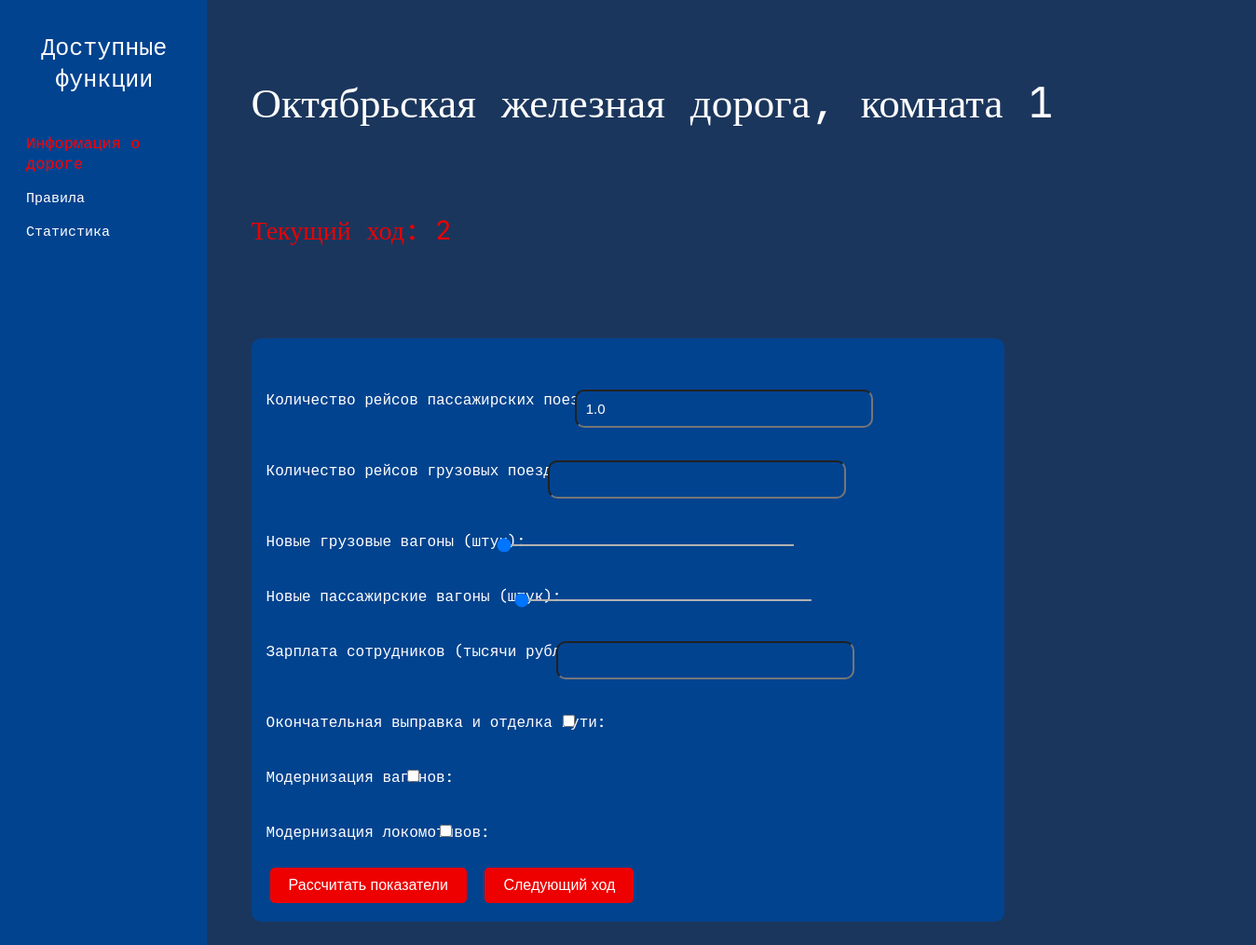
/manage_railway/392/, run on the app's committed database.
### web_site/models.py (models this page shows, shortened)
class Railways(models.Model):
    name = models.CharField(max_length=100, default='Unnamed Railway')  # Название железной дороги
    room = models.ForeignKey(Room, on_delete=models.SET_NULL, null=True)  # Связь с комнатой
    is_occupied = models.BooleanField(default=False)  # Флаг занятости
    current_move = models.PositiveIntegerField(default=1)
    move_1 = models.IntegerField(default=-1)
    move_2 = models.IntegerField(default=-1)
    move_3 = models.IntegerField(default=-1)
    move_4 = models.IntegerField(default=-1)
    move_5 = models.IntegerField(default=-1)
    move_6 = models.IntegerField(default=-1)
    move_7 = models.IntegerField(default=-1)
    move_8 = models.IntegerField(default=-1)
    move_9 = models.IntegerField(default=-1)
    move_10 = models.IntegerField(default=-1)
    move_11 = models.IntegerField(default=-1)
    move_12 = models.IntegerField(default=-1)
    move_13 = models.IntegerField(default=-1)
    move_14 = models.IntegerField(default=-1)
    move_15 = models.IntegerField(default=-1)
    move_16 = models.IntegerField(default=-1)
    move_17 = models.IntegerField(default=-1)
    move_18 = models.IntegerField(default=-1)
    move_19 = models.IntegerField(default=-1)
    move_20 = models.IntegerField(default=-1)
    move_21 = models.IntegerField(default=-1)
    move_22 = models.IntegerField(default=-1)
    move_23 = models.IntegerField(default=-1)
    move_24 = models.IntegerField(default=-1)
    move_25 = models.IntegerField(default=-1)
    move_26 = models.IntegerField(default=-1)
    move_27 = models.IntegerField(default=-1)
    move_28 = models.IntegerField(default=-1)
    move_29 = models.IntegerField(default=-1)
    move_30 = models.IntegerField(default=-1)
    move_31 = models.IntegerField(default=-1)
    move_32 = models.IntegerField(default=-1)
    move_33 = models.IntegerField(default=-1)
    move_34 = models.IntegerField(default=-1)
    move_35 = models.IntegerField(default=-1)
    move_36 = models.IntegerField(default=-1)
    move_37 = models.IntegerField(default=-1)
    move_38 = models.IntegerField(default=-1)
    move_39 = models.IntegerField(default=-1)
    move_40 = models.IntegerField(default=-1)
    move_41 = models.IntegerField(default=-1)
    move_42 = models.IntegerField(default=-1)
    move_43 = models.IntegerField(default=-1)
    move_44 = models.IntegerField(default=-1)
    move_45 = models.IntegerField(default=-1)
    move_46 = models.IntegerField(default=-1)
    move_47 = models.IntegerField(default=-1)
    move_48 = models.IntegerField(default=-1)
    move_49 = models.IntegerField(default=-1)
    move_50 = models.IntegerField(default=-1)
    move_51 = models.IntegerField(default=-1)
    move_52 = models.IntegerField(default=-1)
    move_53 = models.IntegerField(default=-1)
    move_54 = models.IntegerField(default=-1)
    move_55 = models.IntegerField(default=-1)
    move_56 = models.IntegerField(default=-1)
    move_57 = models.IntegerField(default=-1)
    move_58 = models.IntegerField(default=-1)
    move_59 = models.IntegerField(default=-1)
    move_60 = models.IntegerField(default=-1)
    key = models.CharField(max_length=30)
    budget = models.IntegerField(default=0)
    sostoyanie_puti = models.IntegerField(default=90)
    len_of_put = models.IntegerField(default=1000)
    stat = models.IntegerField(default=100)
    gryzovye_vagoni = models.IntegerField(default=41)
    pass_vogoni = models.IntegerField(default=10)
    lokomotivi = models.IntegerField(default=10)
    pass_poesda = models.IntegerField(default=10)
    gryz_poesda = models.IntegerField(default=10)
    other_money = models.IntegerField(default=10)
    passeger_per_kilom = models.FloatField(default=0.2)
    amount_sotrudniki = models.IntegerField(default=1)
    zarplata_sotrudnikov = models.IntegerField(default=10)
    average_zarplata_region = models.IntegerField(default=1)
    tonn_per_kilometer = models.IntegerField(default=1)
    perevezeno_pass = models.IntegerField(default=1)
    virychka_ot_gryzov = models.FloatField(default=12_000)
    sebestoimost = models.FloatField(default=80_000)
    financi_po_prochim = models.FloatField(default=1)
    debitorka = models.FloatField(default=0)
    kreditorka = models.FloatField(default=0)
    pogryzka = models.FloatField(default=17002)
    raspisanie_pass_poesdov = models.FloatField(default=60.5)
    raspisanie_prigoroda = models.FloatField(default=60.5)
    dolya_gryzovix_otpravok = models.FloatField(default=60.5)
    average_speed_pass = models.FloatField(default=2533)
    average_speed_gryz = models.FloatField(default=12.5)
    average_proivoditelnost_loko = models.FloatField(default=1)
    time_zadershka = models.FloatField(default=-35)
    besopasnost = models.FloatField(default=-35)
    maks_kolvo_reisov = models.FloatField(default=1)
    maks_kolvo_reisov_gryz = models.FloatField(default=1)
    maks_kolvo_reisov_loko = models.FloatField(default=1)
    sostoyanie_pass = models.IntegerField(default=90)
    sostoyanie_gryz = models.IntegerField(default=90)
    sostoyanie_loko = models.IntegerField(default=90)
    total_score = models.FloatField(default=0)

class Room(models.Model):
    number = models.CharField(max_length=1000000)  # Номер комнаты
    name = models.CharField(max_length=1000000)  # Опционально, название комнаты

### web_site/views.py (the view)
# urls.py: path('manage_railway/<int:railway_id>/', manage_railway, name='manage_railway'),
def manage_railway(request, railway_id):
    railway = get_object_or_404(Railways, id=railway_id)
    room = railway.room
    key_indicators_begin, key_indicators_end, regular_indicators, difference  = calculate_key_indicators(railway)
    current_move = railway.current_move if railway.current_move is not None else 0
    if request.method == 'POST':
        form = RailwayManageForm(request.POST, instance=railway)
        if form.is_valid():
            railway = form.save(commit=False)
            new_gryzovye_vagoni = form.cleaned_data.get('new_gryzovye_vagoni', 0)
            new_pass_vogoni = form.cleaned_data.get('new_pass_vogoni', 0)
            new_lokomotivi = form.cleaned_data.get('new_lokomotivi', 0)
            new_pass_poesda = form.cleaned_data.get('new_pass_poesda', railway.pass_poesda)
            new_gryz_poesda = form.cleaned_data.get('new_gryz_poesda', railway.gryz_poesda)
            new_zarplata_sotrudnikov = form.cleaned_data.get('new_zarplata_sotrudnikov', railway.zarplata_sotrudnikov)
            repair_puti = form.cleaned_data.get('repair_puti', False)
            repair_vagoni = form.cleaned_data.get('repair_vagoni', False)
            repair_loko = form.cleaned_data.get('repair_loko', False)
            new_balance = calculate_balance(
                railway, new_gryzovye_vagoni, new_pass_vogoni, new_lokomotivi,
                new_pass_poesda, new_gryz_poesda, new_zarplata_sotrudnikov,
                repair_puti, repair_vagoni, repair_loko
            )
            update_budget(railway, *new_balance)  # Обновление бюджета
            if 'calculate' in request.POST:
                key_indicators_begin, key_indicators_end, regular_indicators, difference  = calculate_key_indicators(railway)
                return render(request, 'manage_railway.html', {
                    'form': form,
                    'railway': railway,
                    'room': room,
                    'key_indicators': key_indicators_end,
                    'regular_indicators': regular_indicators,
                    'begin': key_indicators_begin,
                    'difference': difference,
                    'calculated': True,
                    'current_move': current_move,
                })
            elif 'next_move' in request.POST:
                if current_move < 61:
                    if process_next_move(railway):  # Проверка, удалось ли обработать следующий ход
                        return redirect('manage_railway', railway_id=railway.id)
                    else:
                        messages.warning(request, 'Вы не можете перейти на следующий ход, так как баланс меньше 0')
                else:
                    return redirect('end_game', railway_id= railway.id)
    else:
        form = RailwayManageForm(instance=railway)
    return render(request, 'manage_railway.html', {
        'form': form,
        'railway': railway,
        'room': room,
        'begin':key_indicators_begin,
        'key_indicators': key_indicators_end,
        'regular_indicators': regular_indicators,
        'difference': difference,
        'current_move': current_move,
    })

### static/templates/manage_railway.html (shortened to what this page needs)
<!DOCTYPE html>
{% load static %}
<html lang="en">
<head>
    <link rel="stylesheet" href="{% static 'css/manage_railway.css' %}" />
</head>
<body>
<div class="menu">
    <a><p>Доступные функции</p></a>
    <a href="{% url 'manage_railway' railway.id %}"><div class="colors">Информация о дороге</div></a>
    <a href="{% url 'rules_in_game' railway_id=railway.id %}">Правила</a> <br />
    <a href="{% url 'room_railways_graph' room.id %}">Статистика</a>
</div>
<div class="container">
    <div class="tit">{{ railway.name }}, комната {{ room.number }}</div>
    <div class="txt1">Текущий ход: {{ railway.current_move }}</div>
    <form method="post" class="railway-form">
        {{ form.as_p }}
        <button type="submit" name="calculate" class="btn-calculate">Рассчитать показатели</button>
        <button type="submit" name="next_move" class="btn-next-move" {% if railway.budget < 0 %} onclick="showWarning(); return false;" {% endif %}>
            Следующий ход
        </button>
    </form>
</div>
</body>
</html>

### static/css/manage_railway.css (style rules this page uses)
body { margin: 0; font-family: 'JetBrains Mono', monospace; font-optical-sizing: auto; background-color: #1b365d; display: grid; }
*, *:before, *:after { box-sizing: border-box; list-style: none; text-decoration: none; }
.colors { color: red; font-size: 17px; }
.menu { position: fixed; width: 16.5%; height: 100%; background: rgb(2, 67, 143); padding-left: 20px; }
a { position: sticky; display: inline-block; padding: 8px; color: white; background-color: #02438f; font-size: 15px; }
p { text-align: center; font-size: 25px; margin-left: -19px; }
input[type='range'] { width: 270px; height: 2px; border: 0; border-radius: 100px; outline: none; }
label { padding: 15px 50px 15px 50px; background-color: #015fcd; border-radius: 10px; margin: 5px; display: inline-block; }
.tit { position: relative; width: 1060px; height: 199px; left: 30%; top: 80px; color: rgb(255, 255, 255); font-family: JetBrains Mono; font-size: 45px; }
.container { margin: 0 auto; width: 60%; }
.railway-form { background-color: #02438f; padding: 20px; border-radius: 10px; }
label { color: white; font-size: 16px; }
input[type='range'] { width: 100%; height: 2px; border: 0; border-radius: 100px; outline: none; }
.btn-calculate, .btn-next-move { padding: 10px 20px; background-color: #ee0000; color: white; border: none; border-radius: 5px; cursor: pointer; font-size: 16px; margin-right: 10px; }
.tit { width: 1060px; height: 199px; color: white; font-family: JetBrains Mono; font-size: 45px; }
.txt1 { width: 1098px; height: 139px; color: rgb(238, 0, 0); font-family: JetBrains Mono; font-size: 28px; font-weight: 400; line-height: 46px; letter-spacing: 0%; text-align: left; }

### static/templates/manage_railway.html (style rules this page uses)
body { margin: 0; font-family: 'JetBrains Mono', monospace; font-optical-sizing: auto; background-color: #1b365d; display: grid; }
.container { margin: 0 auto; width: 60%; align: left; }
.railway-form { background-color: #02438f; padding: 20px; border-radius: 10px; }
label { color: white; font-size: 16px; background-color: rgb(2, 67, 143); padding: 5px 10px; display: inline-block; border-radius: 5px; margin-bottom: 10px; float: left; }
input[type='range'] { width: 100%; height: 2px; border: 0; border-radius: 100px; outline: none; }
.btn-calculate, .btn-next-move { padding: 10px 20px; background-color: #ee0000; color: white; border: none; border-radius: 5px; cursor: pointer; font-size: 16px; margin-right: 10px; }
.tit { color: rgb(255, 255, 255); font-family: JetBrains Mono; font-size: 45px; text-align: left; position: relative; left: 0%; }
.txt1 { color: rgb(238, 0, 0); font-family: JetBrains Mono; font-size: 28px; font-weight: 400; line-height: 46px; letter-spacing: 0%; text-align: left; }

### data on the page
Railways: name "Октябрьская железная дорога", current_move "2", maks_kolvo_reisov "1.0"
Room: number "1"
